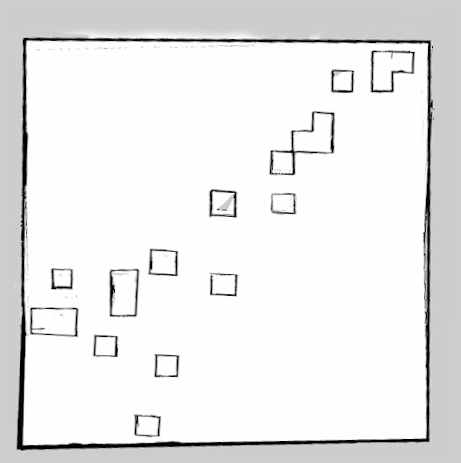
#> input picture src/mapola.pgm, 461 x 463 px
$ python wavefront.py
#> lines starting #> are read from the running program, lines starting #| are printed output that depends on the picture; after the words box and inside, x2 and y2 are one past the last pixel; in counts of white or black regions, pixels touching at a corner belong together
from matplotlib import pyplot as plt

INICIO = [56, 56]
OBJETIVO =[384 , 264]
DIRECTIONS = [(-1, -1), (-1, 1), (1, -1), (1, 1),
    (-1, 0), (1, 0), (0, -1), (0, 1)]
MAPA = open('/home/bibo/aprendendo_ros2/src/mapola.pgm', 'rb')

class Wavefront:

    def __init__(self):
        print('Iniciando Wavefront Algorithm')

    def plot_map(self, matrix, path=None):
        plt.plot(INICIO[0], INICIO[1], 'ro')
        plt.plot(OBJETIVO[0], OBJETIVO[1], 'go')
        if path:
            for point in path:
                plt.plot(point[0], point[1], 'bo')
        plt.imshow(matrix, interpolation='nearest', cmap='viridis')
        plt.colorbar()


    def wavefront(self, matrix):
        matrix_new = [OBJETIVO]
        matrix[OBJETIVO[0]][OBJETIVO[1]] = 2

        while matrix_new:
            current = matrix_new.pop(0)
            current_val = matrix[current[0]][current[1]]

            for direction in DIRECTIONS:
                neighbor = (current[0] + direction[0], current[1] + direction[1])

                if 0 <= neighbor[0] < len(matrix) and 0 <= neighbor[1] < len(matrix[0]):
                    if matrix[neighbor[0]][neighbor[1]] == 1:
                        matrix[neighbor[0]][neighbor[1]] = current_val + 1
                        matrix_new.append(neighbor)
        return matrix


    def find_path(self, matrix):
        path = []
        current = INICIO
        path.append(current)
        best_now = matrix[current[0]][current[1]]

        while current != OBJETIVO:
            for direction in DIRECTIONS:
                neighbor = (current[0] + direction[0], current[1] + direction[1]) # NOVO VIZINHO
                #print(f'Checking {current} at {neighbor}:')

                if neighbor[0] < len(matrix) and neighbor[1] < len(matrix[0]): #Dentro da matriz
                    neighbor_val = matrix[neighbor[0]][neighbor[1]]
                    #print(f'Current: {neighbor_val}, best:{best_now} ')
                    if neighbor_val == 2:
                        path.append(neighbor)
                        current = neighbor
                        return path

                    if neighbor_val < best_now and neighbor_val != 0:
                        best_now = neighbor_val
                        current = neighbor
                        path.append(current)


    def run(self):
        #mapa = MAPA_TESTE
        mapa = plt.imread(MAPA)
#> mapa is the input picture: shape (463, 461); min 0, max 255, mean 234
        mapa = 1.0 * (mapa > 250) # PRETO E BRANCO: preto = 0.0, branco = 1.0
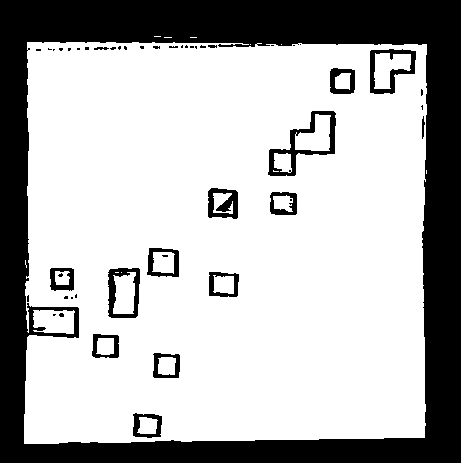
#> mapa: shape (463, 461) float64; values 0 (black) and 1 (white), 70.8% white; 48 black regions (32 under 20 px), largest, box (x1, y1, x2, y2) and area: (0, 0, 461, 463) 55987, (268, 111, 336, 176) 1093, (370, 49, 416, 94) 720

        matrix = self.wavefront(mapa)
#> in wavefront, `matrix[OBJETIVO[0]][OBJETIVO[1]] = 2`:
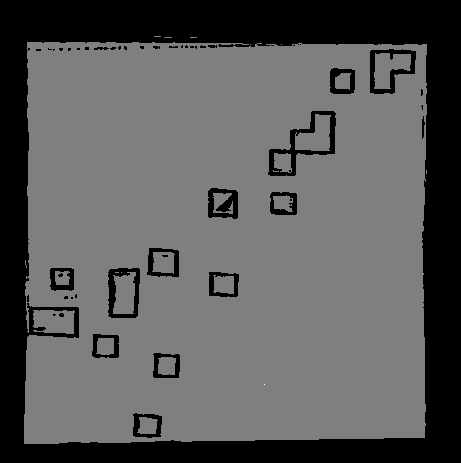
#> matrix: shape (463, 461) float64; min 0, max 2, mean 0.708; drawn with min black and max white
#> the loop in wavefront, `while matrix_new:` made 144892 passes
#> current_val on passes 1 to 3: 2, 3, 3
#> after the loop in wavefront, `while matrix_new:`:
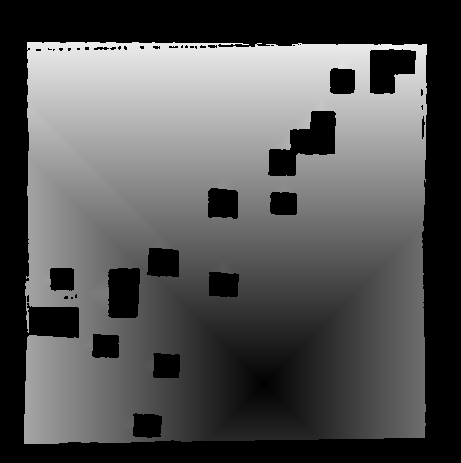
#> matrix: shape (463, 461) float64; min 0, max 372, mean 122.7; drawn with min black and max white
#> after the loop in wavefront, `while matrix_new:`: matrix_new = []

        path = self.find_path(matrix)
#> in find_path, `best_now = matrix[current[0]][current[1]]`: best_now = 330
#> after the loop in find_path, `while current != OBJETIVO:`: best_now = 3; path = 329 pairs, first value 56 to 384, second value 55 to 264

        self.plot_map(mapa,path)
#> the loop in plot_map, `for point in path:` made 329 passes
#> point on passes 1 to 3: [56, 56], (57, 55), (58, 56)

        plt.show()
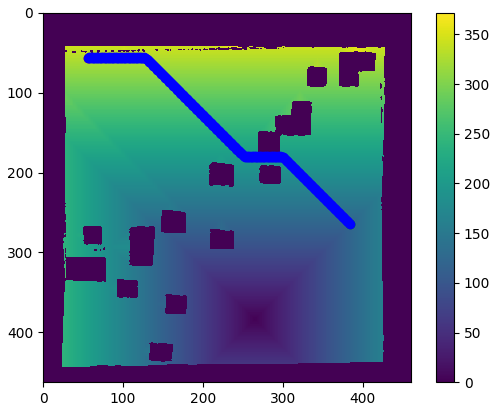
#> figure drawn by matplotlib, 2 panels


if __name__ == '__main__':
    try:
        Wavefront().run()
    except KeyboardInterrupt:
        pass
